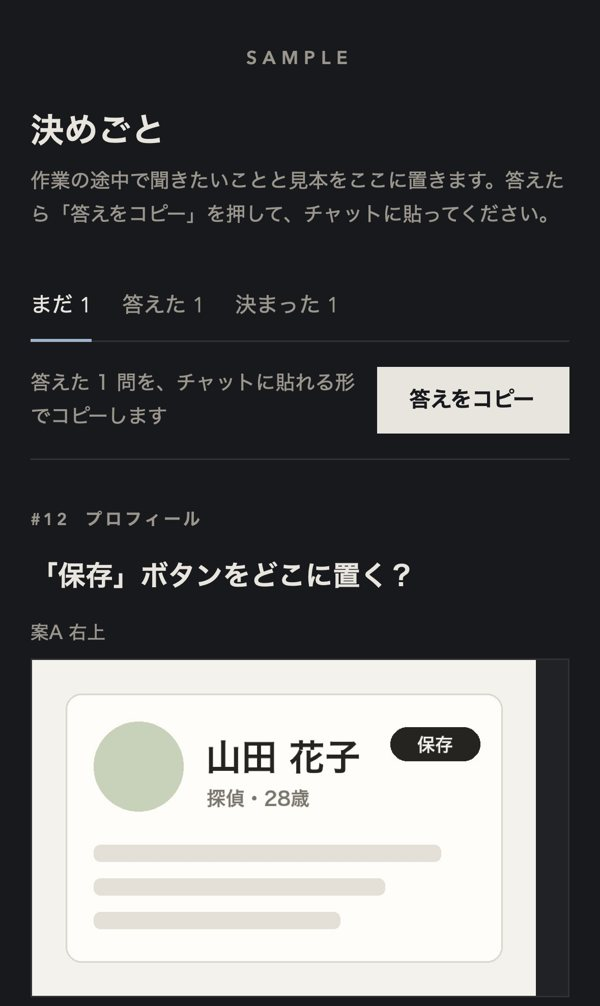
#> input picture skills/claude-skill-decision-board/images/board-dark.jpg, 600 x 1006 px
$ python palette.py ../../claude-skill-decision-board/images/board-dark.jpg
#> lines starting #> are read from the running program, lines starting #| are printed output that depends on the picture
#!/usr/bin/env python3
"""Extract a dominant palette from game art / frames. Usage: palette.py IMG [IMG...] [--k 8]
Prints colors with share, saturation and lightness so Claude can choose primary/accent/dark."""
import sys, json, colorsys
from PIL import Image

k = 8
paths = [p for p in sys.argv[1:] if not p.startswith("--")]
if "--k" in sys.argv: k = int(sys.argv[sys.argv.index("--k") + 1]); paths = [p for p in paths if p != str(k)]
px = []
for p in paths:
    try:
        im = Image.open(p).convert("RGBA"); im.thumbnail((200, 200))
#> after `im.thumbnail((200, 200))`:
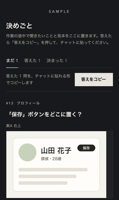
#> im: PIL image 119x200 RGBA; mean R, G, B, A 92.5, 92.9, 93.6, 255
        b = im.tobytes(); px += [tuple(b[i:i + 3]) for i in range(0, len(b), 4) if b[i + 3] > 128]
#> after `px += [tuple(b[i:i + 3]) for i in range(0, len(b), 4) if b[i + 3] > 12`: px = 23800 items
    except Exception as e: print(f"skip {p}: {e}", file=sys.stderr)
if not px: sys.exit("no pixels")
img = Image.new("RGB", (len(px), 1)); img.putdata(px)
q = img.quantize(colors=k, method=Image.Quantize.MEDIANCUT)
pal = q.getpalette(); counts = sorted(q.getcolors(), reverse=True); total = sum(c for c, _ in counts)
#> after `pal = q.getpalette()`: pal = [249, 248, 244, 109, 109, 107, 25, 25, 30, 24, 25, 30, 24, 25, 29, 24, 25, 28, 23, 25, 29, 21, 22, 26]
#> after `counts = sorted(q.getcolors(), reverse=True)`: counts = [(11488, 4), (6872, 0), (2363, 2), (1208, 1), (912, 7), (550, 5), (286, 6), (121, 3)]
#> after `total = sum((c for c, _ in counts))`: total = 23800
out = []
for c, i in counts:
    r, g, b = pal[i * 3:i * 3 + 3]; h, l, s = colorsys.rgb_to_hls(r / 255, g / 255, b / 255)
    out.append({"hex": f"#{r:02x}{g:02x}{b:02x}", "share": round(c / total, 3), "sat": round(s, 2), "light": round(l, 2)})
#> this loop made 8 passes
#> (c, i, r, g, b, h, l, s) on passes 1 to 8: (11488, 4, 24, 25, 29, 0.633, 0.104, 0.0943), (6872, 0, 249, 248, 244, 0.133, 0.967, 0.294), (2363, 2, 25, 25, 30, 0.667, 0.108, 0.0909), (1208, 1, 109, 109, 107, 0.167, 0.424, 0.00926), (912, 7, 21, 22, 26, 0.633, 0.0922, 0.106), (550, 5, 24, 25, 28, 0.625, 0.102, 0.0769), (286, 6, 23, 25, 29, 0.611, 0.102, 0.115), (121, 3, 24, 25, 30, 0.639, 0.106, 0.111)
#> after the loop, out = 8 items
# Vivid pass: the saturated, mid-light colors (characters, logo, FX) that median-cut averages away
viv = [p for p in px if (lambda h, l, s: s > 0.5 and 0.35 < l < 0.75)(*colorsys.rgb_to_hls(p[0] / 255, p[1] / 255, p[2] / 255))]
#> viv = []
vivid = []
if viv:
    vi = Image.new("RGB", (len(viv), 1)); vi.putdata(viv)
    vq = vi.quantize(colors=6, method=Image.Quantize.MEDIANCUT); vp = vq.getpalette(); vc = sorted(vq.getcolors(), reverse=True); vt = sum(c for c, _ in vc)
    for c, i in vc:
        r, g, b = vp[i * 3:i * 3 + 3]; vivid.append({"hex": f"#{r:02x}{g:02x}{b:02x}", "share_of_vivid": round(c / vt, 3)})
print(json.dumps({"dominant": out, "vivid": vivid}, indent=2))
#> (printed output is left out)
